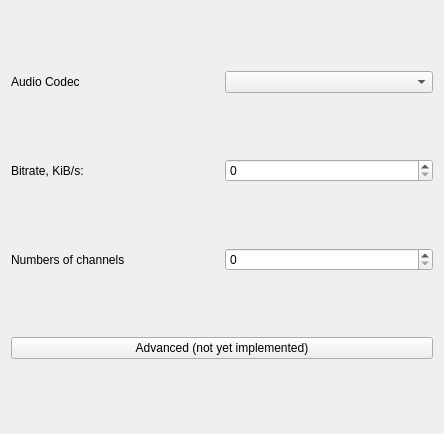
<?xml version="1.0" encoding="UTF-8"?>
<ui version="4.0">
 <class>ChooseAudioCodec</class>
 <widget class="QWidget" name="ChooseAudioCodec">
  <property name="geometry">
   <rect>
    <x>0</x>
    <y>0</y>
    <width>444</width>
    <height>434</height>
   </rect>
  </property>
  <property name="windowTitle">
   <string>Form</string>
  </property>
  <layout class="QVBoxLayout" name="verticalLayout">
   <item>
    <layout class="QHBoxLayout" name="horizontalLayout">
     <item>
      <widget class="QLabel" name="label">
       <property name="text">
        <string>Audio Codec</string>
       </property>
      </widget>
     </item>
     <item>
      <widget class="QComboBox" name="audio_codec"/>
     </item>
    </layout>
   </item>
   <item>
    <layout class="QHBoxLayout" name="horizontalLayout_2">
     <item>
      <widget class="QLabel" name="label_2">
       <property name="text">
        <string>Bitrate, KiB/s:</string>
       </property>
      </widget>
     </item>
     <item>
      <widget class="QSpinBox" name="audio_bitrate">
       <property name="maximum">
        <number>999999999</number>
       </property>
      </widget>
     </item>
    </layout>
   </item>
   <item>
    <layout class="QHBoxLayout" name="horizontalLayout_4">
     <item>
      <widget class="QLabel" name="label_4">
       <property name="text">
        <string>Numbers of channels</string>
       </property>
      </widget>
     </item>
     <item>
      <widget class="QSpinBox" name="num_chan"/>
     </item>
    </layout>
   </item>
   <item>
    <widget class="QPushButton" name="audio_adv">
     <property name="text">
      <string>Advanced (not yet implemented)</string>
     </property>
    </widget>
   </item>
  </layout>
 </widget>
 <resources/>
 <connections/>
</ui>
